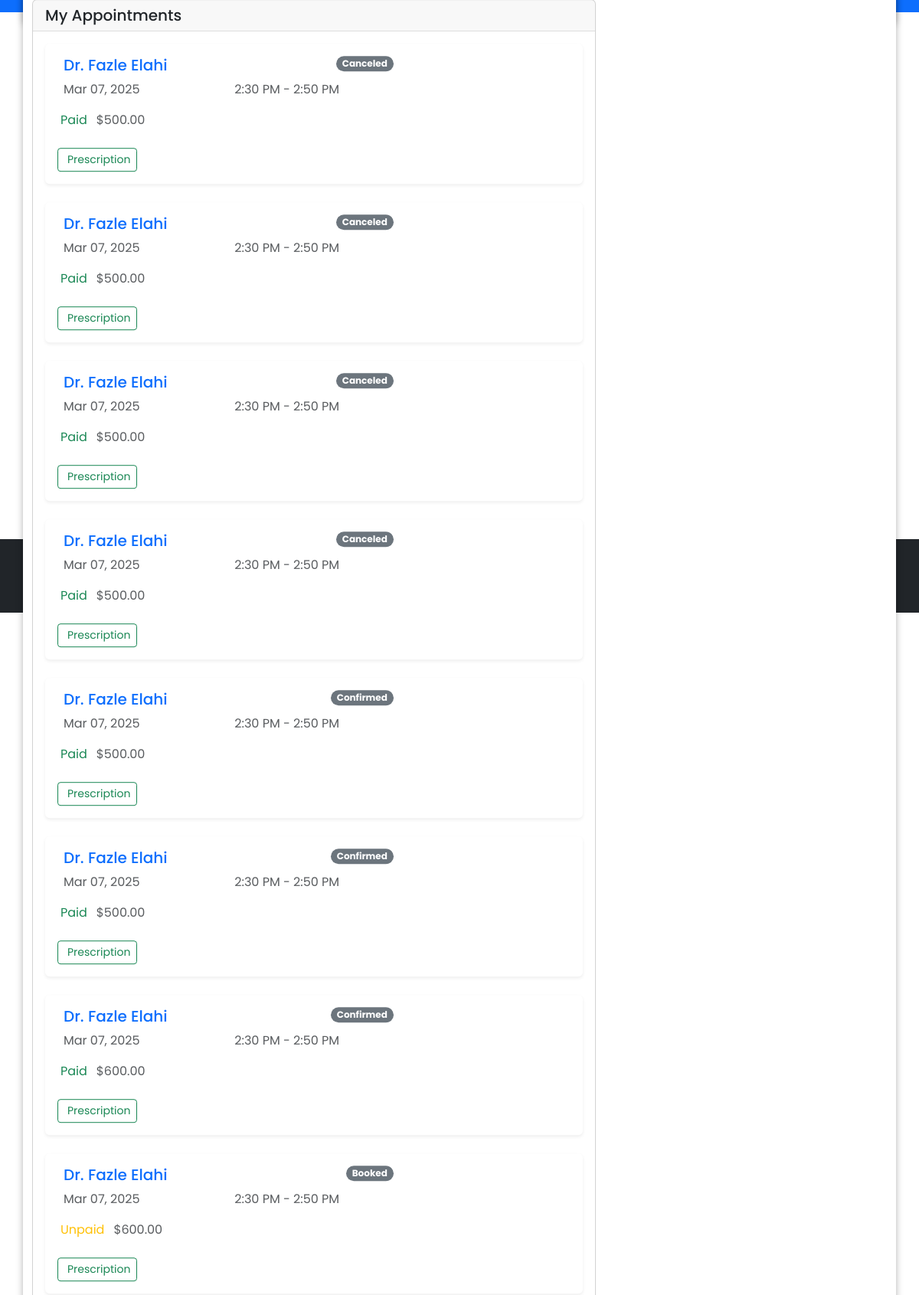
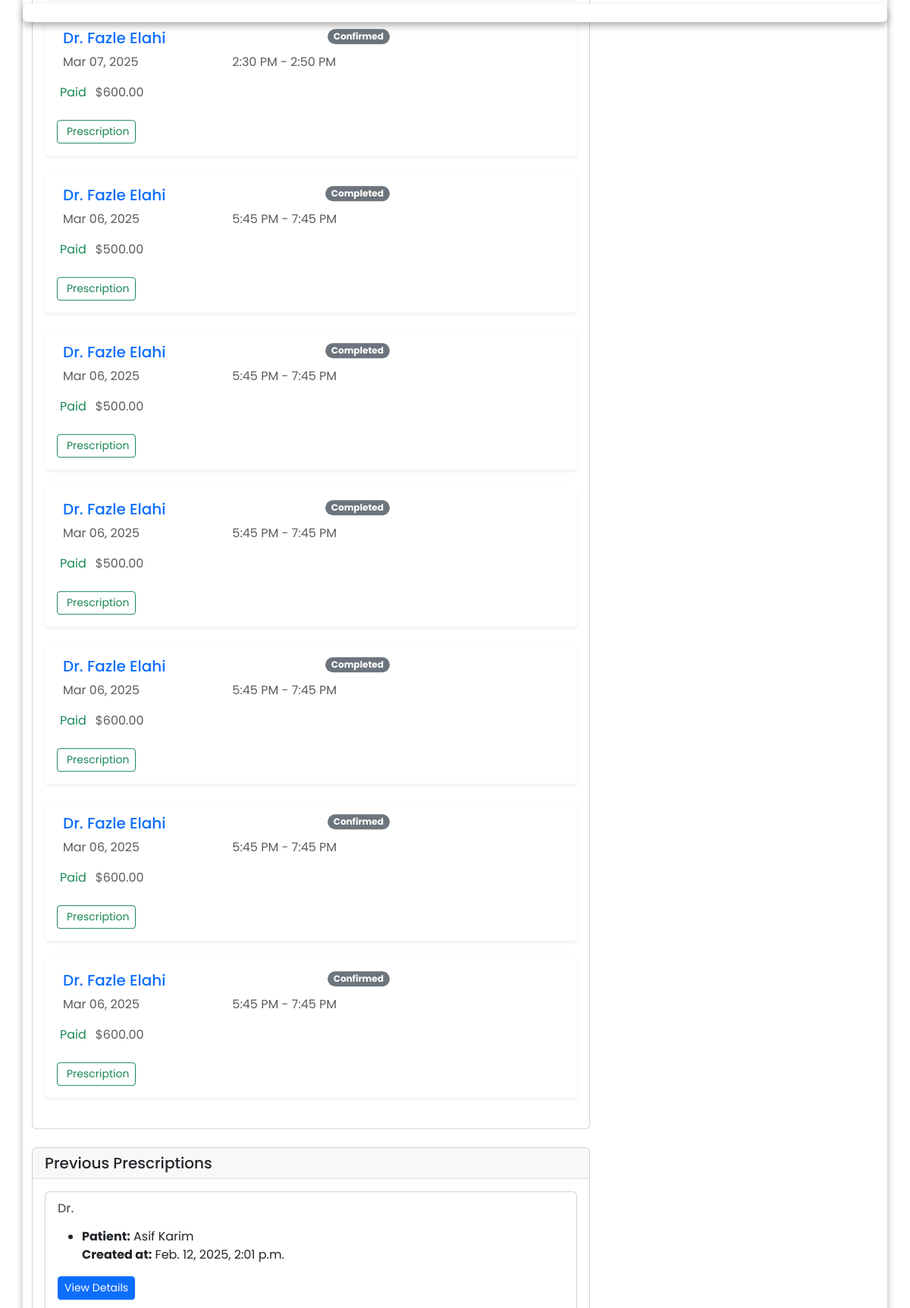
The app's page /appointment_prescription_history/1/ (signed in) with its own data (2 pictures, top to bottom).
### hospital/models.py (models this page shows, shortened)
class Appointment(models.Model):
    APPOINTMENT_STATUS_CHOICES = (
        ('booked', 'Booked'),
        ('confirmed', 'Confirmed'),
        ('completed', 'Completed'),
        ('canceled', 'Canceled')
    )
    patient = models.ForeignKey(Patient, on_delete=models.CASCADE, related_name='appointments')
    slot = models.ForeignKey(AppointmentSlot, on_delete=models.CASCADE)
    status = models.CharField(max_length=20, choices=APPOINTMENT_STATUS_CHOICES, default='booked')
    consultation_fee = models.DecimalField(max_digits=10, decimal_places=2)
    start_time = models.TimeField()
    end_time = models.TimeField()
    payment_status = models.BooleanField(default=False)
    payment_timestamp = models.DateTimeField(null=True, blank=True)
    transaction_id = models.CharField(max_length=255, unique=True, blank=True, null=True)

class AppointmentSlot(models.Model):
    doctor = models.ForeignKey(Doctor, on_delete=models.CASCADE, related_name='appointment_slots')
    room = models.IntegerField(default=101)
    day = models.OneToOneField(Day, on_delete=models.CASCADE)
    start_time = models.TimeField()
    end_time = models.TimeField()
    date = models.DateField()
    decider1 = models.TimeField(default=time(0, 0))
    decider2 = models.TimeField(default=time(0, 10))
    is_available = models.BooleanField(default=True)

class Doctor(models.Model):
    user = models.OneToOneField(User, on_delete=models.CASCADE, related_name='doctor_profile')
    specialization = models.ManyToManyField(Specialization, blank=True, related_name='doctor_specialization')
    qualifications = models.TextField(blank=True)
    experience = models.IntegerField(blank=True, default=0)
    consultation_fee = models.DecimalField(max_digits=10, decimal_places=2, default=500)
    is_active = models.BooleanField(default=True)
    profile_picture = models.ImageField(upload_to="doctor_profile/", default='default_profile_pic.jpg')

class User(AbstractUser):
    USER_TYPE_CHOICES = (
        ('admin', 'Admin'),
        ('doctor', 'Doctor'),
        ('patient', 'Patient')
    )
    user_type = models.CharField(max_length=10, choices=USER_TYPE_CHOICES)
    phone_number = models.CharField(max_length=15, blank=True, null=True)
    groups = models.ManyToManyField(
        'auth.Group',
        verbose_name='groups',
        blank=True,
        help_text='The groups this user belongs to. A user will get all permissions granted to each of their groups.',
        related_name='custom_user_set',  # Changed from user_set
        related_query_name='custom_user'
    )
    user_permissions = models.ManyToManyField(
        'auth.Permission',
        verbose_name='user permissions',
        blank=True,
        help_text='Specific permissions for this user.',
        related_name='custom_user_set',  # Changed from user_set
        related_query_name='custom_user'
    )

class Prescription(models.Model):
    appointment = models.OneToOneField(Appointment, on_delete=models.CASCADE, related_name='prescription')
    prescription_text = models.TextField()
    additional_notes = models.TextField(blank=True)
    created_at = models.DateTimeField(auto_now_add=True)
    email_sent = models.BooleanField(default=False)
    def __str__(self):
        return f"Prescription for {self.appointment.patient.user.get_full_name()}"

class Patient(models.Model):
    user = models.OneToOneField(User, on_delete=models.CASCADE, related_name='patient')
    date_of_birth = models.DateField(null=True, blank=True)
    blood_group = models.CharField(max_length=250, null=True, blank=True)
    gender = models.CharField(max_length=10, choices=[
        ('male', 'Male'),
        ('female', 'Female'),
        ('other', 'Other')
    ])
    medical_history = models.TextField(blank=True)
    last_checkup = models.DateField(null=True, blank=True)

### hospital/views.py (the view)
# urls.py: path("appointment_prescription_history/<int:pk>/", views.appointment_prescription_history, name="appointment_prescription_history"),
@login_required
def appointment_prescription_history(request, pk):
    patient = Patient.objects.get(id=pk)
    appointments = Appointment.objects.filter(
        patient=patient
        ).order_by('slot__start_time')
    prescriptions = []
    for appointment in appointments:
        prescriptions.append(Prescription.objects.filter(appointment=appointment))
    print(prescriptions)
    return render(request, 'appointment_prescription_history.html', {"appointments":appointments, "prescriptions":prescriptions})

### templates/appointment_prescription_history.html (shortened to what this page needs)
{% extends 'base.html' %}
{% block content %}
<div class="row">
    <div class="col-md-8">
        <div class="card mb-4">
            <div class="card-header">
                <h5 class="card-title mb-0">My Appointments</h5>
            </div>
            <div class="card-body">
                {% for appointment in appointments %}
                    {% include 'appointment_card.html' with appointment=appointment %}
                {% empty %}
                    <p class="text-center">No appointments found.</p>
                {% endfor %}
            </div>
        </div>
        <div class="card mb-4">
            <div class="card-header">
                <h5 class="card-title mb-0">Previous Prescriptions</h5>
            </div>
            <div class="card-body">
                {% for i in prescriptions %}
                    {% for prescription in i %}
                        <div class="card mb-3">
                            <div class="card-body">
                                <h6 class="card-subtitle mb-2 text-muted">
                                    Dr. {{ prescription.appointment.doctor.user.get_full_name }}
                                </h6>
                                <p class="card-text">
                                    <ul>
                                        <li>
                                            <strong>Patient:</strong> {{ prescription.appointment.patient.user.get_full_name }}<br>
                                            <strong>Created at:</strong> {{ prescription.created_at }}<br>
                                        </li>
                                </ul>
                                </p>
                                {% if prescription.appointment.id %}
                                    <a href="{% url 'prescription_detail' prescription.appointment.id %}" class="btn btn-sm btn-primary">
                                        View Details
                                    </a>
                                {% else %}
                                    <span class="text-danger">No appointment ID found.</span>
                                {% endif %}
                            </div>
                        </div>
                    {% endfor %}
                {% empty %}
                    <p class="text-center">No prescriptions found.</p>
                {% endfor %}
            </div>
        </div>
    </div>
</div>
{% endblock %}

### templates/appointment_card.html (shortened to what this page needs)
<div class="card border-0 shadow-sm mb-4 hover-shadow">
    <div class="card-body p-3">
        <div class="row align-items-center">
            <div class="col-md-8">
                <div class="d-flex flex-column gap-2">
                    <div class="d-flex justify-content-between align-items-start">
                        <h5 class="card-title mb-0 text-primary">
                            {% if user.user_type == 'doctor' %}
                            <i class="bi bi-person-heart me-2"></i>{{ appointment.patient.user.get_full_name }}
                            {% else %}
                            Dr. {{ appointment.slot.doctor.user.get_full_name }}
                            {% endif %}
                        </h5>
                        <span class="badge bg-{% if appointment.status == 'CONFIRMED' %}success{% else %}secondary{% endif %} rounded-pill">
                            {{ appointment.status|title }}
                        </span>
                    </div>
                    <div class="row g-2">
                        <div class="col-6">
                            <div class="d-flex align-items-center gap-2 text-muted">
                                {{ appointment.slot.date|date:"M d, Y" }}
                            </div>
                        </div>
                        <div class="col-6">
                            <div class="d-flex align-items-center gap-2 text-muted">
                                {{ appointment.slot.start_time|time:"g:i A" }} - {{ appointment.slot.end_time|time:"g:i A" }}
                            </div>
                        </div>
                    </div>
                    <div class="d-flex flex-wrap gap-2 mt-2">
                        <div class="d-flex align-items-center gap-1 {% if appointment.payment_status %}text-success{% else %}text-warning{% endif %}">
                            {{ appointment.payment_status|yesno:"Paid,Unpaid" }}
                        </div>
                        <div class="d-flex align-items-center gap-1 text-muted">
                            ${{ appointment.consultation_fee }}
                        </div>
                    </div>
                    <div class="d-flex flex-wrap gap-2 mt-3">
                        <a href="{% url 'prescription_detail' appointment.id %}"
                           class="btn btn-sm btn-outline-success d-flex align-items-center gap-1">
                           Prescription
                        </a>
                    </div>
                </div>
            </div>
        </div>
    </div>
</div>

### static/css/videoconference/style.css (style rules this page uses)
* { margin: 0; padding: 0; box-sizing: border-box; font-family: 'Poppins', sans-serif; }
body { min-height: 100vh; width: 100%; background: #009579; }

### templates/base.html (style rules this page uses)
html, body { height: 100%; }
body { display: flex; flex-direction: column; min-height: 100vh; }

### templates/appointment_card.html (style rules this page uses)
.hover-shadow { transition: transform 0.2s ease, box-shadow 0.2s ease; }

### records on screen
Appointment: slot.doctor.user.get_full_name "Fazle Elahi", status "Canceled", slot "Mar 07, 2025", slot.start_time "2:30 PM", slot.end_time "2:50 PM", payment_status "Paid", consultation_fee "500.00"
Appointment: slot.doctor.user.get_full_name "Fazle Elahi", status "Canceled", slot "Mar 07, 2025", slot.start_time "2:30 PM", slot.end_time "2:50 PM", payment_status "Paid", consultation_fee "500.00"
Appointment: slot.doctor.user.get_full_name "Fazle Elahi", status "Canceled", slot "Mar 07, 2025", slot.start_time "2:30 PM", slot.end_time "2:50 PM", payment_status "Paid", consultation_fee "500.00"
Appointment: slot.doctor.user.get_full_name "Fazle Elahi", status "Canceled", slot "Mar 07, 2025", slot.start_time "2:30 PM", slot.end_time "2:50 PM", payment_status "Paid", consultation_fee "500.00"
Appointment: slot.doctor.user.get_full_name "Fazle Elahi", status "Confirmed", slot "Mar 07, 2025", slot.start_time "2:30 PM", slot.end_time "2:50 PM", payment_status "Paid", consultation_fee "500.00"
Appointment: slot.doctor.user.get_full_name "Fazle Elahi", status "Confirmed", slot "Mar 07, 2025", slot.start_time "2:30 PM", slot.end_time "2:50 PM", payment_status "Paid", consultation_fee "500.00"
Appointment: slot.doctor.user.get_full_name "Fazle Elahi", status "Confirmed", slot "Mar 07, 2025", slot.start_time "2:30 PM", slot.end_time "2:50 PM", payment_status "Paid", consultation_fee "600.00"
Appointment: slot.doctor.user.get_full_name "Fazle Elahi", status "Booked", slot "Mar 07, 2025", slot.start_time "2:30 PM", slot.end_time "2:50 PM", payment_status "Unpaid", consultation_fee "600.00"
Appointment: slot.doctor.user.get_full_name "Fazle Elahi", status "Confirmed", slot "Mar 07, 2025", slot.start_time "2:30 PM", slot.end_time "2:50 PM", payment_status "Paid", consultation_fee "600.00"
Appointment: slot.doctor.user.get_full_name "Fazle Elahi", status "Completed", slot "Mar 06, 2025", slot.start_time "5:45 PM", slot.end_time "7:45 PM", payment_status "Paid", consultation_fee "500.00"
Appointment: slot.doctor.user.get_full_name "Fazle Elahi", status "Completed", slot "Mar 06, 2025", slot.start_time "5:45 PM", slot.end_time "7:45 PM", payment_status "Paid", consultation_fee "500.00"
Appointment: slot.doctor.user.get_full_name "Fazle Elahi", status "Completed", slot "Mar 06, 2025", slot.start_time "5:45 PM", slot.end_time "7:45 PM", payment_status "Paid", consultation_fee "500.00"
Appointment: slot.doctor.user.get_full_name "Fazle Elahi", status "Completed", slot "Mar 06, 2025", slot.start_time "5:45 PM", slot.end_time "7:45 PM", payment_status "Paid", consultation_fee "600.00"
Appointment: slot.doctor.user.get_full_name "Fazle Elahi", status "Confirmed", slot "Mar 06, 2025", slot.start_time "5:45 PM", slot.end_time "7:45 PM", payment_status "Paid", consultation_fee "600.00"
Appointment: slot.doctor.user.get_full_name "Fazle Elahi", status "Confirmed", slot "Mar 06, 2025", slot.start_time "5:45 PM", slot.end_time "7:45 PM", payment_status "Paid", consultation_fee "600.00"
Prescription: appointment.patient.user.get_full_name "Asif Karim", created_at "Feb. 12, 2025, 2:01 p.m.", shows "View Details"
